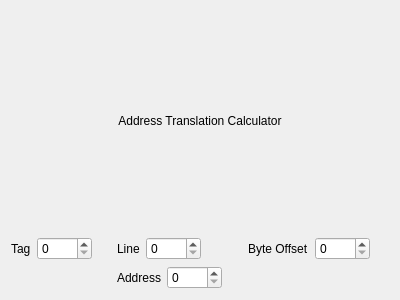
<?xml version="1.0" encoding="UTF-8"?>
<ui version="4.0">
 <class>CacheAddressTranslator</class>
 <widget class="QWidget" name="CacheAddressTranslator">
  <property name="geometry">
   <rect>
    <x>0</x>
    <y>0</y>
    <width>400</width>
    <height>300</height>
   </rect>
  </property>
  <property name="windowTitle">
   <string>Form</string>
  </property>
  <layout class="QGridLayout" name="gridLayout_2">
   <item row="0" column="0">
    <layout class="QGridLayout" name="gridLayout">
     <item row="1" column="0">
      <layout class="QHBoxLayout" name="horizontalLayout">
       <item>
        <widget class="QLabel" name="tagLabel">
         <property name="text">
          <string>Tag</string>
         </property>
        </widget>
       </item>
       <item>
        <widget class="QSpinBox" name="tagBox">
         <property name="minimumSize">
          <size>
           <width>55</width>
           <height>0</height>
          </size>
         </property>
        </widget>
       </item>
       <item>
        <spacer name="horizontalSpacer">
         <property name="orientation">
          <enum>Qt::Horizontal</enum>
         </property>
         <property name="sizeHint" stdset="0">
          <size>
           <width>40</width>
           <height>20</height>
          </size>
         </property>
        </spacer>
       </item>
      </layout>
     </item>
     <item row="0" column="0" colspan="3">
      <widget class="QLabel" name="widgetLabel">
       <property name="text">
        <string>Address Translation Calculator</string>
       </property>
       <property name="alignment">
        <set>Qt::AlignCenter</set>
       </property>
      </widget>
     </item>
     <item row="1" column="1">
      <layout class="QHBoxLayout" name="horizontalLayout_2">
       <item>
        <widget class="QLabel" name="lineLabel">
         <property name="text">
          <string>Line</string>
         </property>
        </widget>
       </item>
       <item>
        <widget class="QSpinBox" name="lineBox">
         <property name="minimumSize">
          <size>
           <width>55</width>
           <height>0</height>
          </size>
         </property>
        </widget>
       </item>
       <item>
        <spacer name="horizontalSpacer_2">
         <property name="orientation">
          <enum>Qt::Horizontal</enum>
         </property>
         <property name="sizeHint" stdset="0">
          <size>
           <width>40</width>
           <height>20</height>
          </size>
         </property>
        </spacer>
       </item>
      </layout>
     </item>
     <item row="1" column="2">
      <layout class="QHBoxLayout" name="horizontalLayout_6">
       <item>
        <widget class="QLabel" name="byteLabel">
         <property name="text">
          <string>Byte Offset</string>
         </property>
        </widget>
       </item>
       <item>
        <widget class="QSpinBox" name="offsetBox">
         <property name="minimumSize">
          <size>
           <width>55</width>
           <height>0</height>
          </size>
         </property>
        </widget>
       </item>
       <item>
        <spacer name="horizontalSpacer_3">
         <property name="orientation">
          <enum>Qt::Horizontal</enum>
         </property>
         <property name="sizeHint" stdset="0">
          <size>
           <width>40</width>
           <height>20</height>
          </size>
         </property>
        </spacer>
       </item>
      </layout>
     </item>
     <item row="2" column="1">
      <layout class="QHBoxLayout" name="horizontalLayout_5">
       <item>
        <widget class="QLabel" name="addressLabel">
         <property name="text">
          <string>Address</string>
         </property>
        </widget>
       </item>
       <item>
        <widget class="QSpinBox" name="addressBox">
         <property name="minimumSize">
          <size>
           <width>55</width>
           <height>0</height>
          </size>
         </property>
         <property name="displayIntegerBase">
          <number>16</number>
         </property>
        </widget>
       </item>
       <item>
        <spacer name="horizontalSpacer_4">
         <property name="orientation">
          <enum>Qt::Horizontal</enum>
         </property>
         <property name="sizeHint" stdset="0">
          <size>
           <width>40</width>
           <height>20</height>
          </size>
         </property>
        </spacer>
       </item>
      </layout>
     </item>
    </layout>
   </item>
  </layout>
 </widget>
 <resources/>
 <connections/>
</ui>
